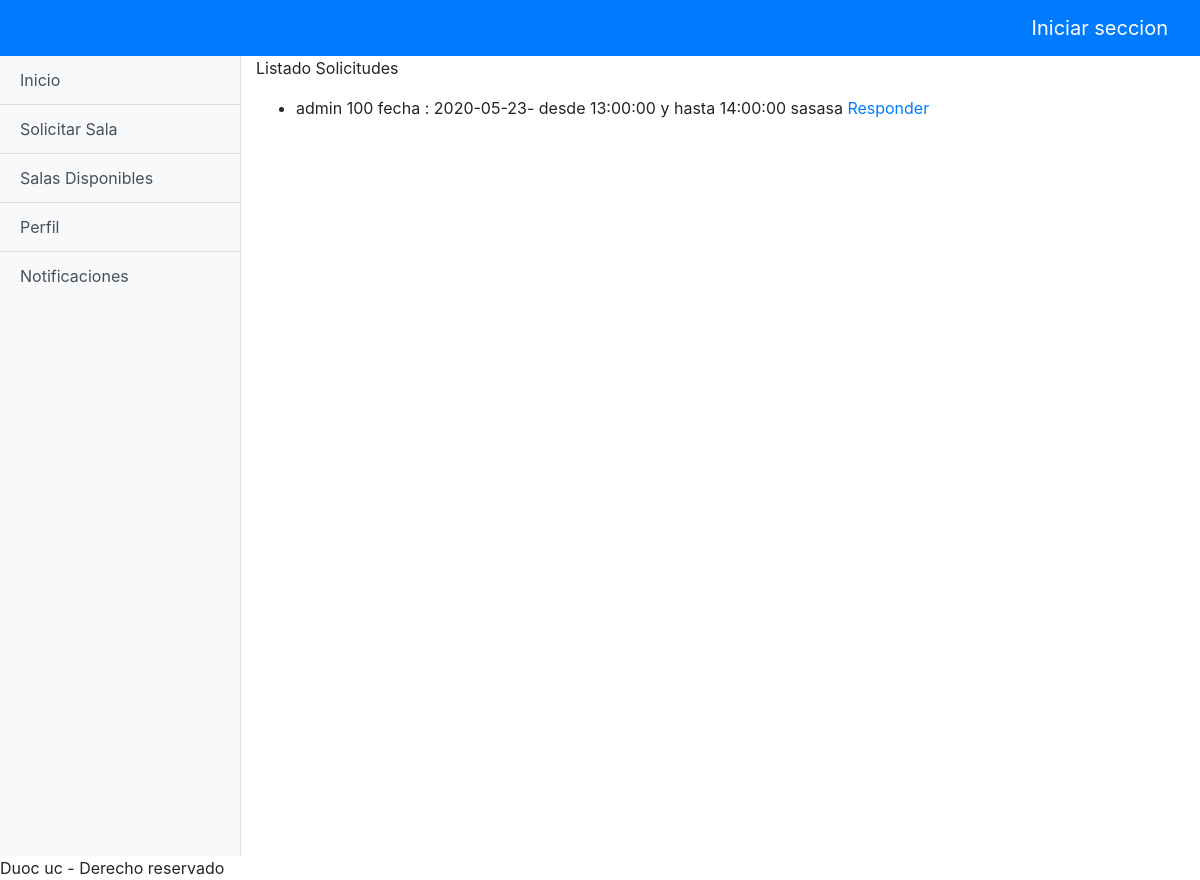
The page /solicitudes/ListadoSolicitudes on the database its author committed.
### MantenedorSolicitudes/models.py (models this page shows)
class   Solicitud(models.Model):
    usuario = models.ForeignKey(User, on_delete=models.CASCADE)
    descripcion = models.TextField(max_length=200 , null=False, blank=False)
    horario  = models.OneToOneField(Horario, on_delete=models.CASCADE)
    sala = models.ForeignKey(Sala, on_delete=models.CASCADE)
    estado_solicitud  = models.BooleanField(default=False)
    codigo  = models.CharField(max_length=15)
    respuesta = models.TextField(max_length=250,null=True,blank=True)

### MantenedorSalas/models.py (models this page shows, shortened)
class Sala(models.Model):
    nombre_sala = models.CharField(max_length=30)
    piso_sala = models.IntegerField()
    descripcion_sala = models.TextField(max_length=500)
    estado_sala = models.BooleanField()
    sede =   models.CharField(max_length=30,blank=False)
    edificio  =  models.CharField(max_length=30 ,blank=False)
    disponibilidad = models.BooleanField(default=True, blank=True)
    def __str__(self):
      return self.nombre_sala

class Horario(models.Model):
    fecha = models.DateField()
    hora_inicio = models.TimeField()
    hora_termino = models.TimeField()
    sala = models.ForeignKey(Sala,on_delete=models.CASCADE,
                            null=False,blank=False,related_name='horarios')
    def __str__(self):
      return 'fecha : {}- desde {} y hasta {}'.format(self.fecha,self.hora_inicio, self.hora_termino)

### MantenedorSolicitudes/views.py (the view)
# urls.py: path('ListadoSolicitudes', views.listado_solicitudes , name='listadoSolicitudes'),
def listado_solicitudes(request):
    solicitudes =  Solicitud.objects.all()
    datos = {'solicitudes':solicitudes}
    return render(request,'app/listado_solicitudes.html',datos)

### MantenedorSolicitudes/templates/app/listado_solicitudes.html (shortened to what this page needs)
{% extends 'base.html' %}
{% block content %}
    <p>Listado Solicitudes</p>
    <ul>
        {% for solicitud in solicitudes %}
        <li>{{ solicitud.usuario}} {{ solicitud.sala }} {{ solicitud.horario }} {{ solicitud.descripcion }} <a href="RespuestaSolicitud/{{solicitud.id}}">Responder</a> </li>
        {% endfor %}
    </ul>
{% endblock %}

### static/css/simple-sidebar.css (style rules this page uses)
body { overflow-x: hidden; }

### rows shown on the page
Solicitud: usuario "admin", sala "100", horario "fecha : 2020-05-23- desde 13:00:00 y hasta 14:00:00", descripcion "sasasa"
